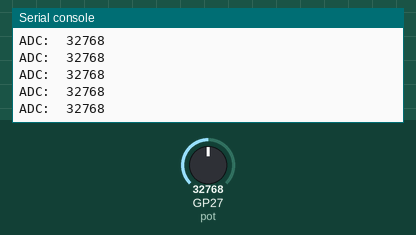
Recording of a program running on a simulated Raspberry Pi Pico running MicroPython. Parts: the last lines printed to the serial console. The test bench sets the inputs (shaded band); at power-on: GP27 (pot) = 32768 (analog values on the 0–65535 scale).

Above: at 1.2 s.
1.3 s: GP27 (pot) set to 45874
At 1.56 s:
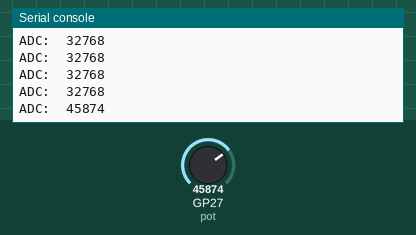
2.8 s: GP27 (pot) set to 57670
At 2.96 s:
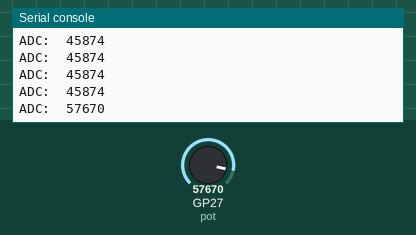
Timing chart, 0 to 5.8 s (numbered marks = the images above; inputs shaded):
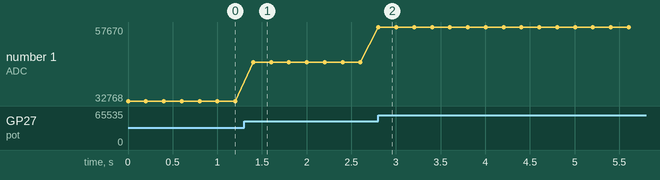

The program:

main.py
```python
import machine
import utime

pot = machine.ADC(27)  # ADC1

while True:
    value = pot.read_u16()  # 16-bit (max 65535)
    print("ADC: ", value)
    utime.sleep(.2)
```

Measured:
- after the input at 1.3 s, the serial console: prints a new line after 0.10 s (image 1)
- after the input at 2.8 s, the serial console: prints a new line at once (image 2)
- plotted number 1: 32768 → 45874 after the input at 1.3 s, 45874 → 57670 after the input at 2.8 s
